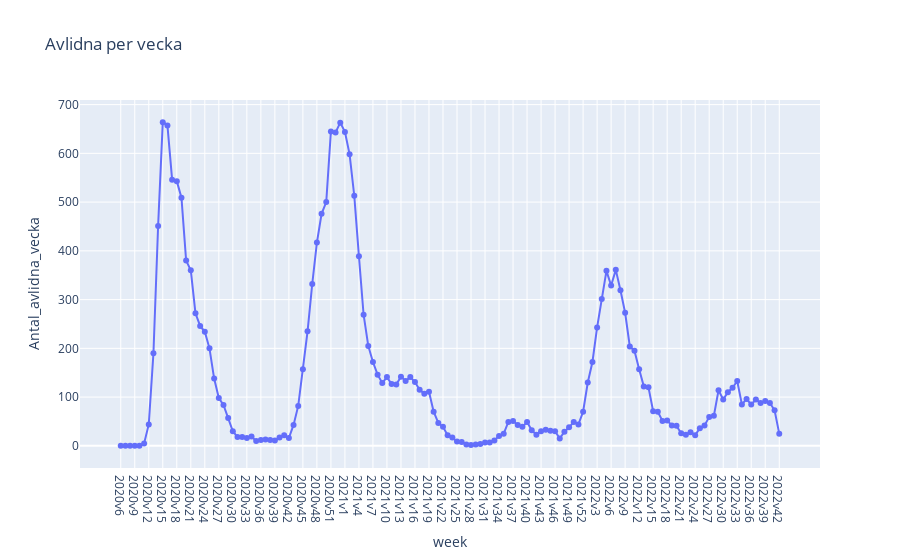
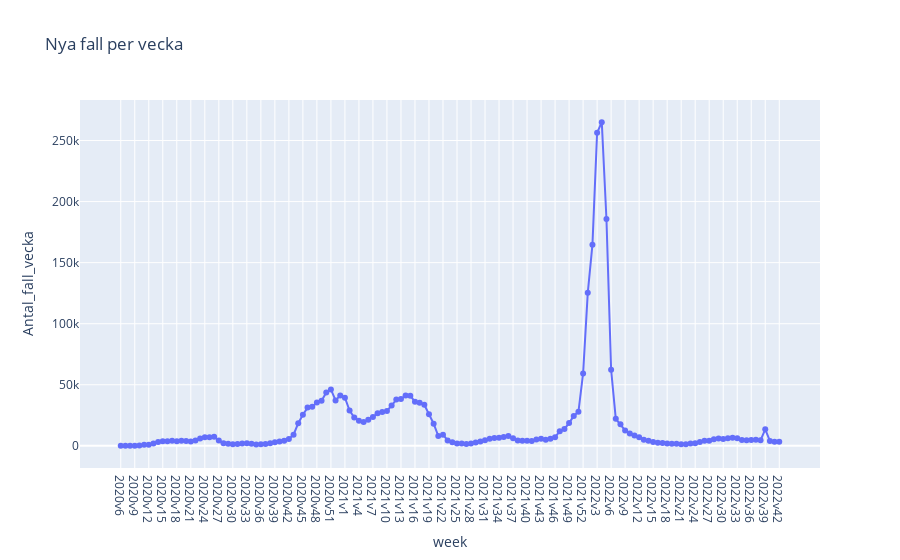
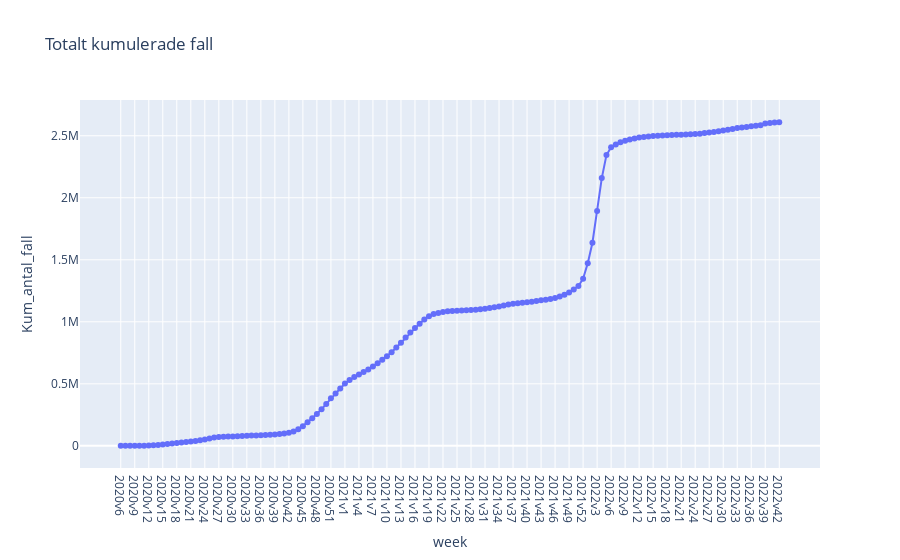
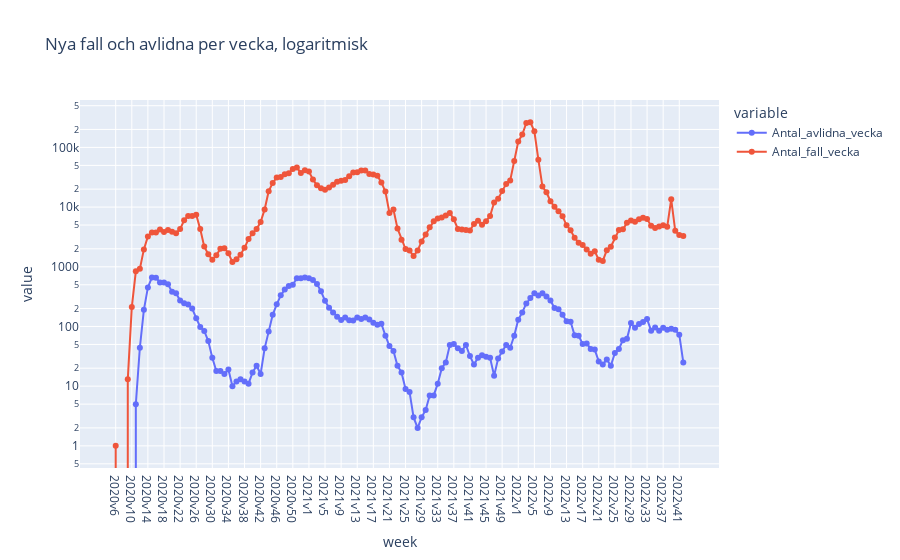

The code cell stored with these charts, in order, in its notebook:
### Code cell
# Loopa igenom funktionen

y_variables = {"Antal_avlidna_vecka": "Avlidna per vecka","Antal_fall_vecka" : "Nya fall per vecka", "Antal_avlidna_vecka": "Avlidna per vecka", "Kum_antal_fall": "Totalt kumulerade fall"}

for y_variable in y_variables:
    px_line(y=y_variable, title=y_variables[y_variable])


# separat 
px_line(y=["Antal_avlidna_vecka", "Antal_fall_vecka"], log_y=True, title="Nya fall och avlidna per vecka, logaritmisk")

### Figure 1 — Plotly figure (JSON) as saved in the notebook; plotly's stock layout.template omitted (floating-point values rounded to 4 significant figures; data arrays with more than 128 entries replaced by an {"elided": "..."} marker saying what was removed)
{"data": [{"hovertemplate": "week=%{x}<br>Antal_avlidna_vecka=%{y}<extra></extra>", "legendgroup": "", "line": {"color": "#636efa", "dash": "solid"}, "marker": {"symbol": "circle"}, "mode": "lines+markers", "name": "", "orientation": "v", "showlegend": false, "type": "scatter", "x": {"elided": "142 str values"}, "xaxis": "x", "y": {"elided": "142 int values"}, "yaxis": "y"}], "layout": {"hovermode": "x", "legend": {"tracegroupgap": 0}, "title": {"text": "Avlidna per vecka"}, "xaxis": {"anchor": "y", "domain": [0, 1], "showspikes": true, "spikedash": "solid", "spikemode": "across", "spikesnap": "cursor", "title": {"text": "week"}}, "yaxis": {"anchor": "x", "domain": [0, 1], "title": {"text": "Antal_avlidna_vecka"}}}}

### Figure 2 — Plotly figure (JSON) as saved in the notebook; plotly's stock layout.template omitted (floating-point values rounded to 4 significant figures; data arrays with more than 128 entries replaced by an {"elided": "..."} marker saying what was removed)
{"data": [{"hovertemplate": "week=%{x}<br>Antal_fall_vecka=%{y}<extra></extra>", "legendgroup": "", "line": {"color": "#636efa", "dash": "solid"}, "marker": {"symbol": "circle"}, "mode": "lines+markers", "name": "", "orientation": "v", "showlegend": false, "type": "scatter", "x": {"elided": "142 str values"}, "xaxis": "x", "y": {"elided": "142 int values"}, "yaxis": "y"}], "layout": {"hovermode": "x", "legend": {"tracegroupgap": 0}, "title": {"text": "Nya fall per vecka"}, "xaxis": {"anchor": "y", "domain": [0, 1], "showspikes": true, "spikedash": "solid", "spikemode": "across", "spikesnap": "cursor", "title": {"text": "week"}}, "yaxis": {"anchor": "x", "domain": [0, 1], "title": {"text": "Antal_fall_vecka"}}}}

### Figure 3 — Plotly figure (JSON) as saved in the notebook; plotly's stock layout.template omitted (floating-point values rounded to 4 significant figures; data arrays with more than 128 entries replaced by an {"elided": "..."} marker saying what was removed)
{"data": [{"hovertemplate": "week=%{x}<br>Kum_antal_fall=%{y}<extra></extra>", "legendgroup": "", "line": {"color": "#636efa", "dash": "solid"}, "marker": {"symbol": "circle"}, "mode": "lines+markers", "name": "", "orientation": "v", "showlegend": false, "type": "scatter", "x": {"elided": "142 str values"}, "xaxis": "x", "y": {"elided": "142 int values"}, "yaxis": "y"}], "layout": {"hovermode": "x", "legend": {"tracegroupgap": 0}, "title": {"text": "Totalt kumulerade fall"}, "xaxis": {"anchor": "y", "domain": [0, 1], "showspikes": true, "spikedash": "solid", "spikemode": "across", "spikesnap": "cursor", "title": {"text": "week"}}, "yaxis": {"anchor": "x", "domain": [0, 1], "title": {"text": "Kum_antal_fall"}}}}

### Figure 4 — Plotly figure (JSON) as saved in the notebook; plotly's stock layout.template omitted (floating-point values rounded to 4 significant figures; data arrays with more than 128 entries replaced by an {"elided": "..."} marker saying what was removed)
{"data": [{"hovertemplate": "variable=Antal_avlidna_vecka<br>week=%{x}<br>value=%{y}<extra></extra>", "legendgroup": "Antal_avlidna_vecka", "line": {"color": "#636efa", "dash": "solid"}, "marker": {"symbol": "circle"}, "mode": "lines+markers", "name": "Antal_avlidna_vecka", "orientation": "v", "showlegend": true, "type": "scatter", "x": {"elided": "142 str values"}, "xaxis": "x", "y": {"elided": "142 int values"}, "yaxis": "y"}, {"hovertemplate": "variable=Antal_fall_vecka<br>week=%{x}<br>value=%{y}<extra></extra>", "legendgroup": "Antal_fall_vecka", "line": {"color": "#EF553B", "dash": "solid"}, "marker": {"symbol": "circle"}, "mode": "lines+markers", "name": "Antal_fall_vecka", "orientation": "v", "showlegend": true, "type": "scatter", "x": {"elided": "142 str values"}, "xaxis": "x", "y": {"elided": "142 int values"}, "yaxis": "y"}], "layout": {"hovermode": "x", "legend": {"title": {"text": "variable"}, "tracegroupgap": 0}, "title": {"text": "Nya fall och avlidna per vecka, logaritmisk"}, "xaxis": {"anchor": "y", "domain": [0, 1], "showspikes": true, "spikedash": "solid", "spikemode": "across", "spikesnap": "cursor", "title": {"text": "week"}}, "yaxis": {"anchor": "x", "domain": [0, 1], "title": {"text": "value"}, "type": "log"}}}
